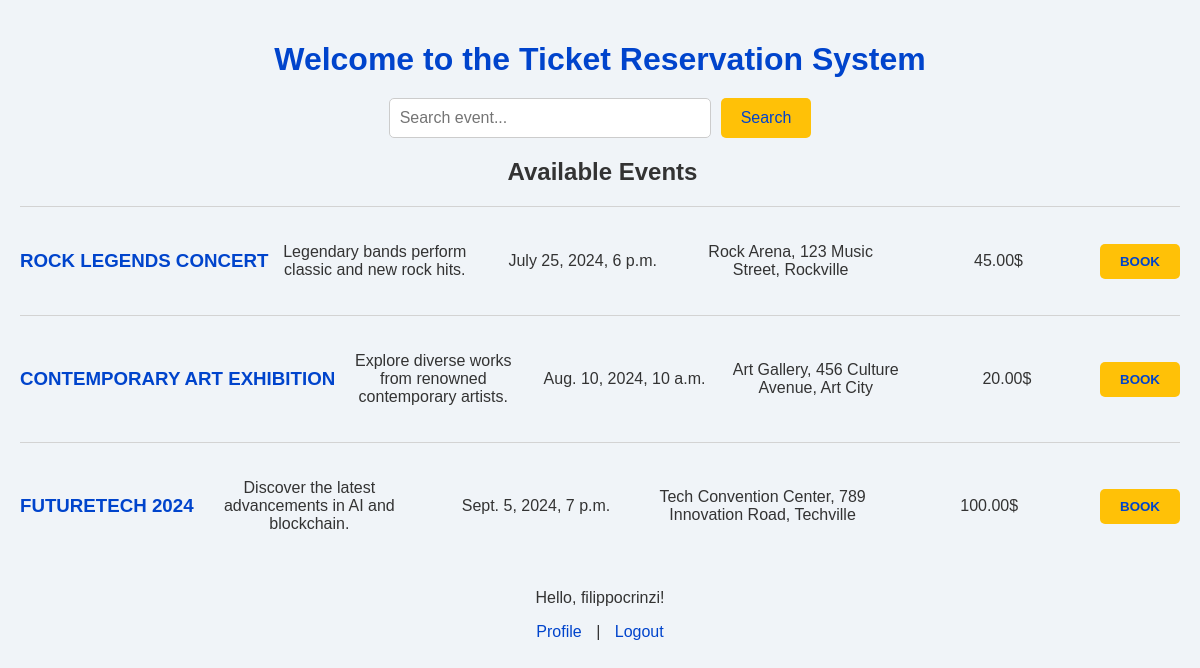
The page / (signed in) on the database its author committed.
### events/models.py (models this page shows, shortened)
class Event(models.Model):
    title = models.CharField(max_length=200)
    description = models.TextField()
    date = models.DateTimeField()
    location = models.CharField(max_length=100)
    available_seats = models.IntegerField()
    price = models.DecimalField(max_digits=10, decimal_places=2)

### userProfile/models.py (models this page shows, shortened)
class User(AbstractUser):
    email = models.EmailField(unique=True)
    address = models.CharField(max_length=255, blank=True, null=True)
    payment_method = models.CharField(max_length=100, blank=True, null=True)
    groups = models.ManyToManyField(
        'auth.Group',
        related_name='userProfile_users',  # Cambia related_name
        blank=True,
        help_text='The groups this user belongs to.',
        related_query_name='user',
    )
    user_permissions = models.ManyToManyField(
        'auth.Permission',
        related_name='userProfile_users',  # Cambia related_name
        blank=True,
        help_text='Specific permissions for this user.',
        related_query_name='user',
    )

### events/views.py (the view)
# urls.py: path('', home_view, name='home'),
def home_view(request):
    query = request.GET.get('search')
    if query:
        events = Event.objects.filter(title__icontains=query) | Event.objects.filter(description__icontains=query)
    else:
        events = Event.objects.all()
    return render(request, 'home.html',{'events': events, 'query': query})

### templates/home.html (shortened to what this page needs)
<!DOCTYPE html>
<html lang="en">
<head>
</head>
<body>
    <h1>Welcome to the Ticket Reservation System</h1>
    <form method="GET" action="{% url 'home' %}">
        <input type="text" name="search" placeholder="Search event...">
        <button type="submit">Search</button>
    </form>
    <h2 class="dati">Available Events</h2>
    <ul>
        {% for event in events %}
            <li class="event_container">
                <h3 class="event-title">{{ event.title }}</h3>
                <p class="dati">{{ event.description }}</p>
                <p class="dati">{{ event.date }}</p>
                <p class="dati">{{ event.location }}</p>
                <p class="dati">{{ event.price }}$</p>
                <button class="prenota-button" onclick="location.href='{% url 'booking' event.id %}'">Book</button>
            </li>
        {% empty %}
            <h4>Nessun evento che corrisponde alla tua ricerca.</h4>
        {% endfor %}
    </ul>
    <div class="user-info">
        {% if user.is_authenticated %}
            <p>Hello, {{ user.username }}!</p>
            <a href="{% url 'profile' %}">Profile</a> |
            <a href="{% url 'logout' %}">Logout</a>
        {% else %}
            <a href="{% url 'login' %}">Login</a> |
            <a href="{% url 'register' %}">Register</a>
        {% endif %}
    </div>
</body>
</html>

### templates/home.html (style rules this page uses)
body { font-family: 'Arial', sans-serif; background-color: #f0f4f8; color: #333; padding: 20px; margin: 0; }
h1 { color: #0044cc; text-align: center; margin-bottom: 20px; }
form { display: flex; justify-content: center; margin-bottom: 20px; }
input[type="text"] { padding: 10px; font-size: 1em; border: 1px solid #ccc; border-radius: 5px; width: 300px; }
button[type="submit"] { background-color: #ffc107; color: #0044cc; border: none; padding: 10px 20px; border-radius: 5px; font-size: 1em; cursor: pointer; margin-left: 10px; }
.event-title { text-transform: uppercase; font-weight: bold; color: #0044cc; }
.event_container { border-top: 1px solid lightgray; padding: 20px 0; display: flex; justify-content: space-between; align-items: center; }
.dati { margin-left: 8px; text-align: center; margin-right: 3px; flex: 1; }
.prenota-button { font-weight: bold; text-transform: uppercase; background-color: #ffc107; color: #0044cc; border: none; padding: 10px 20px; cursor: pointer; border-radius: 5px; }
ul { list-style-type: none; padding: 0; }
.user-info { text-align: center; margin-top: 20px; }
.user-info a { margin: 0 10px; text-decoration: none; color: #0044cc; }

### rows shown on the page
Event: title "ROCK LEGENDS CONCERT", description "Legendary bands perform classic and new rock hits.", date "July 25, 2024, 6 p.m.", location "Rock Arena, 123 Music Street, Rockville", price "45.00"
Event: title "CONTEMPORARY ART EXHIBITION", description "Explore diverse works from renowned contemporary artists.", date "Aug. 10, 2024, 10 a.m.", location "Art Gallery, 456 Culture Avenue, Art City", price "20.00"
Event: title "FUTURETECH 2024", description "Discover the latest advancements in AI and blockchain.", date "Sept. 5, 2024, 7 p.m.", location "Tech Convention Center, 789 Innovation Road, Techville", price "100.00"
User: username "filippocrinzi"
